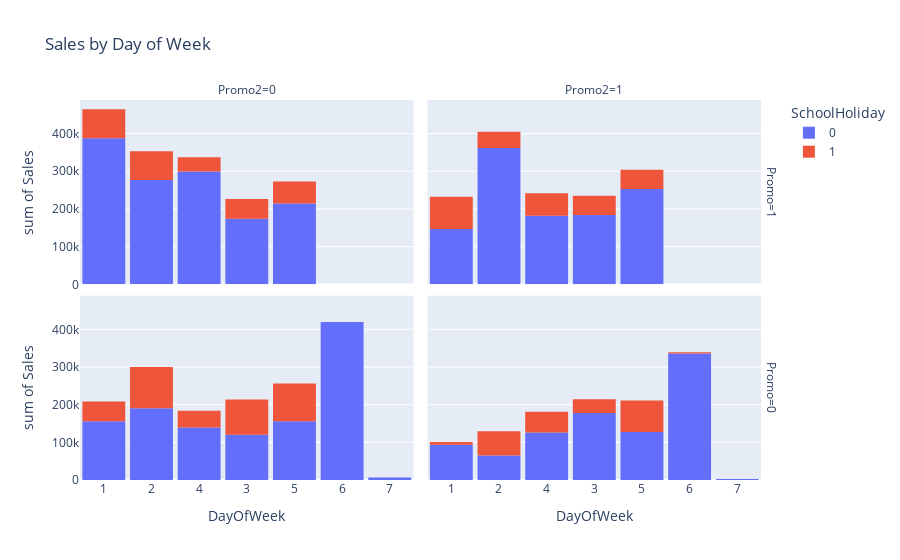

Source (notebook cell):
### Code cell
fig = px.histogram(merged_sample_df[merged_sample_df.Open == 1], 
                   x='DayOfWeek',
                   y='Sales',
                   color='SchoolHoliday',
                   facet_row='Promo',
                   facet_col='Promo2',
                   title='Sales by Day of Week')
fig.update_xaxes(type='category')
fig.update_layout(bargap=0.1)
fig.show()

### Figure 1 — Plotly figure (JSON) as saved in the notebook; plotly's stock layout.template omitted (floating-point values rounded to 4 significant figures; data arrays with more than 128 entries replaced by an {"elided": "..."} marker saying what was removed)
{"data": [{"alignmentgroup": "True", "bingroup": "x", "histfunc": "sum", "hovertemplate": "SchoolHoliday=0<br>Promo=1<br>Promo2=0<br>DayOfWeek=%{x}<br>sum of Sales=%{y}<extra></extra>", "legendgroup": "0", "marker": {"color": "#636efa", "pattern": {"shape": ""}}, "name": "0", "offsetgroup": "0", "orientation": "v", "showlegend": true, "type": "histogram", "x": {"elided": "151 int values"}, "xaxis": "x3", "y": {"elided": "151 int values"}, "yaxis": "y3"}, {"alignmentgroup": "True", "bingroup": "x", "histfunc": "sum", "hovertemplate": "SchoolHoliday=0<br>Promo=1<br>Promo2=1<br>DayOfWeek=%{x}<br>sum of Sales=%{y}<extra></extra>", "legendgroup": "0", "marker": {"color": "#636efa", "pattern": {"shape": ""}}, "name": "0", "offsetgroup": "0", "orientation": "v", "showlegend": false, "type": "histogram", "x": {"elided": "148 int values"}, "xaxis": "x4", "y": {"elided": "148 int values"}, "yaxis": "y4"}, {"alignmentgroup": "True", "bingroup": "x", "histfunc": "sum", "hovertemplate": "SchoolHoliday=0<br>Promo=0<br>Promo2=0<br>DayOfWeek=%{x}<br>sum of Sales=%{y}<extra></extra>", "legendgroup": "0", "marker": {"color": "#636efa", "pattern": {"shape": ""}}, "name": "0", "offsetgroup": "0", "orientation": "v", "showlegend": false, "type": "histogram", "x": {"elided": "195 int values"}, "xaxis": "x", "y": {"elided": "195 int values"}, "yaxis": "y"}, {"alignmentgroup": "True", "bingroup": "x", "histfunc": "sum", "hovertemplate": "SchoolHoliday=0<br>Promo=0<br>Promo2=1<br>DayOfWeek=%{x}<br>sum of Sales=%{y}<extra></extra>", "legendgroup": "0", "marker": {"color": "#636efa", "pattern": {"shape": ""}}, "name": "0", "offsetgroup": "0", "orientation": "v", "showlegend": false, "type": "histogram", "x": {"elided": "175 int values"}, "xaxis": "x2", "y": {"elided": "175 int values"}, "yaxis": "y2"}, {"alignmentgroup": "True", "bingroup": "x", "histfunc": "sum", "hovertemplate": "SchoolHoliday=1<br>Promo=1<br>Promo2=0<br>DayOfWeek=%{x}<br>sum of Sales=%{y}<extra></extra>", "legendgroup": "1", "marker": {"color": "#EF553B", "pattern": {"shape": ""}}, "name": "1", "offsetgroup": "1", "orientation": "v", "showlegend": true, "type": "histogram", "x": [4, 2, 2, 3, 3, 4, 5, 4, 5, 1, 3, 1, 2, 5, 3, 1, 1, 1, 3, 4, 2, 2, 1, 1, 2, 2, 3, 2, 5, 5, 4, 2, 3, 4, 5], "xaxis": "x3", "y": [5365, 11107, 6312, 5819, 6818, 5398, 5425, 5477, 5132, 7591, 9041, 13097, 11454, 15602, 9692, 10595, 9252, 10488, 6359, 9326, 5587, 9098, 8210, 17622, 12331, 8519, 5960, 6445, 9398, 14109, 5098, 5633, 8445, 7473, 8788], "yaxis": "y3"}, {"alignmentgroup": "True", "bingroup": "x", "histfunc": "sum", "hovertemplate": "SchoolHoliday=1<br>Promo=1<br>Promo2=1<br>DayOfWeek=%{x}<br>sum of Sales=%{y}<extra></extra>", "legendgroup": "1", "marker": {"color": "#EF553B", "pattern": {"shape": ""}}, "name": "1", "offsetgroup": "1", "orientation": "v", "showlegend": false, "type": "histogram", "x": [2, 1, 5, 4, 1, 1, 3, 1, 3, 4, 2, 4, 4, 1, 4, 4, 3, 5, 5, 3, 3, 3, 2, 3, 4, 1, 5, 1, 2, 1, 5, 5, 4], "xaxis": "x4", "y": [6955, 5808, 8230, 9497, 11216, 10090, 5896, 7430, 6038, 6176, 16479, 8508, 6237, 7812, 7276, 8436, 5903, 6413, 7953, 11069, 8963, 6801, 9892, 5888, 5670, 15383, 8948, 17454, 10209, 10834, 12557, 6872, 8353], "yaxis": "y4"}, {"alignmentgroup": "True", "bingroup": "x", "histfunc": "sum", "hovertemplate": "SchoolHoliday=1<br>Promo=0<br>Promo2=0<br>DayOfWeek=%{x}<br>sum of Sales=%{y}<extra></extra>", "legendgroup": "1", "marker": {"color": "#EF553B", "pattern": {"shape": ""}}, "name": "1", "offsetgroup": "1", "orientation": "v", "showlegend": false, "type": "histogram", "x": [3, 5, 2, 4, 2, 2, 2, 4, 4, 3, 2, 1, 4, 2, 5, 1, 5, 2, 5, 3, 5, 5, 3, 5, 1, 2, 5, 2, 2, 3, 4, 4, 5, 1, 3, 1, 2, 3, 3, 2, 1, 4, 1, 3, 5, 5, 2, 1, 3, 5, 5, 3, 3, 4, 5, 2, 3, 3], "xaxis": "x", "y": [9361, 5216, 6947, 5115, 5142, 3493, 9926, 4058, 6329, 7196, 7069, 12776, 4767, 4364, 7437, 8428, 4041, 5609, 4357, 15432, 7343, 5957, 4707, 10347, 6386, 6382, 13149, 16694, 5401, 4148, 4718, 4505, 6465, 5351, 4401, 4874, 6506, 4459, 8880, 21636, 4569, 6887, 5004, 7048, 5805, 13283, 4835, 5028, 9709, 5888, 3597, 3133, 4843, 7794, 7155, 4974, 6218, 4141], "yaxis": "y"}, {"alignmentgroup": "True", "bingroup": "x", "histfunc": "sum", "hovertemplate": "SchoolHoliday=1<br>Promo=0<br>Promo2=1<br>DayOfWeek=%{x}<br>sum of Sales=%{y}<extra></extra>", "legendgroup": "1", "marker": {"color": "#EF553B", "pattern": {"shape": ""}}, "name": "1", "offsetgroup": "1", "orientation": "v", "showlegend": false, "type": "histogram", "x": [3, 2, 2, 4, 2, 5, 3, 4, 4, 2, 3, 2, 2, 2, 2, 5, 2, 5, 4, 1, 5, 4, 3, 3, 4, 5, 4, 4, 5, 2, 5, 6, 2, 5, 4, 4, 5, 3, 3, 3, 2, 2, 5], "xaxis": "x2", "y": [4401, 6234, 3704, 4017, 1800, 8528, 4220, 5469, 3547, 5420, 2581, 7840, 4511, 2660, 6794, 13099, 4619, 5178, 6066, 7548, 8014, 6029, 4656, 6455, 8020, 5715, 3677, 8366, 8069, 3961, 8754, 3706, 7440, 6390, 6231, 3807, 12674, 5350, 4107, 4964, 5090, 4226, 6987], "yaxis": "y2"}], "layout": {"annotations": [{"font": {}, "showarrow": false, "text": "Promo2=0", "x": 0.24, "xanchor": "center", "xref": "paper", "y": 1, "yanchor": "bottom", "yref": "paper"}, {"font": {}, "showarrow": false, "text": "Promo2=1", "x": 0.74, "xanchor": "center", "xref": "paper", "y": 1, "yanchor": "bottom", "yref": "paper"}, {"font": {}, "showarrow": false, "text": "Promo=0", "textangle": 90, "x": 0.98, "xanchor": "left", "xref": "paper", "y": 0.2425, "yanchor": "middle", "yref": "paper"}, {"font": {}, "showarrow": false, "text": "Promo=1", "textangle": 90, "x": 0.98, "xanchor": "left", "xref": "paper", "y": 0.7575, "yanchor": "middle", "yref": "paper"}], "bargap": 0.1, "barmode": "relative", "legend": {"title": {"text": "SchoolHoliday"}, "tracegroupgap": 0}, "title": {"text": "Sales by Day of Week"}, "xaxis": {"anchor": "y", "domain": [0, 0.48], "title": {"text": "DayOfWeek"}, "type": "category"}, "xaxis2": {"anchor": "y2", "domain": [0.5, 0.98], "matches": "x", "title": {"text": "DayOfWeek"}, "type": "category"}, "xaxis3": {"anchor": "y3", "domain": [0, 0.48], "matches": "x", "showticklabels": false, "type": "category"}, "xaxis4": {"anchor": "y4", "domain": [0.5, 0.98], "matches": "x", "showticklabels": false, "type": "category"}, "yaxis": {"anchor": "x", "domain": [0, 0.485], "title": {"text": "sum of Sales"}}, "yaxis2": {"anchor": "x2", "domain": [0, 0.485], "matches": "y", "showticklabels": false}, "yaxis3": {"anchor": "x3", "domain": [0.515, 1], "matches": "y", "title": {"text": "sum of Sales"}}, "yaxis4": {"anchor": "x4", "domain": [0.515, 1], "matches": "y", "showticklabels": false}}}
